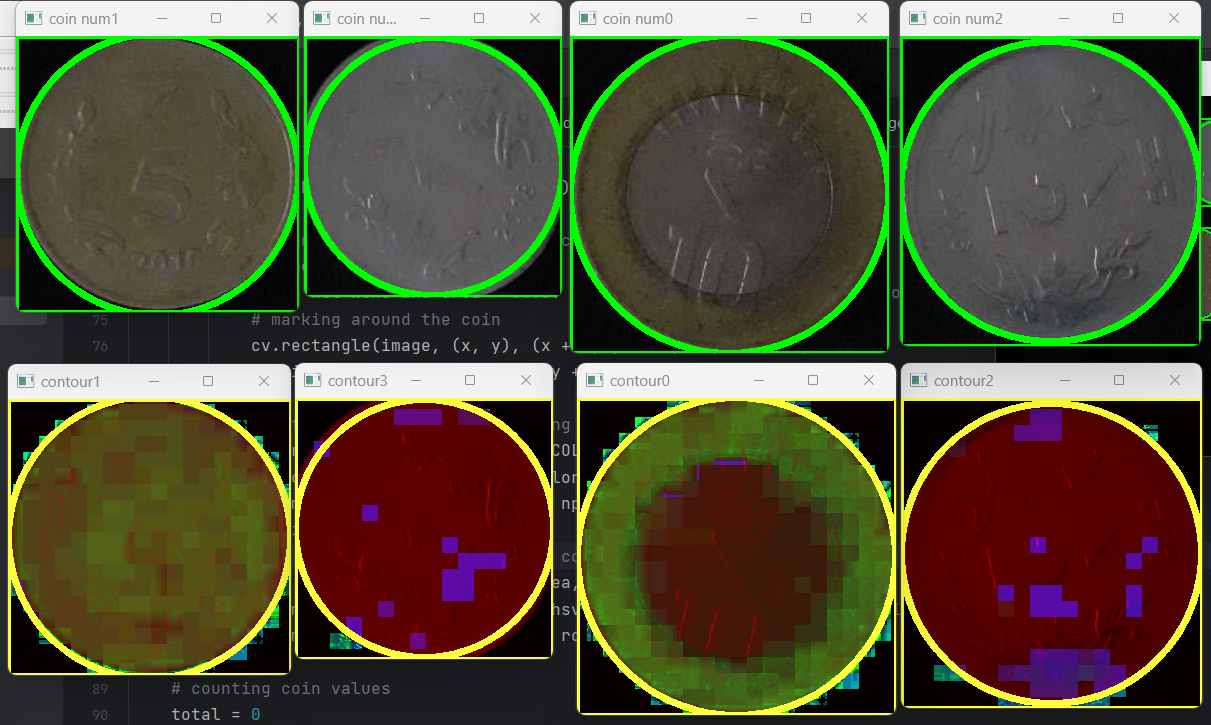
#> input picture images/all low light.png, 1211 x 725 px, given in place of video, which was not available
$ python test.py
#> lines starting #> are read from the running program, lines starting #| are printed output that depends on the picture; after the words box and inside, x2 and y2 are one past the last pixel; in counts of white or black regions, pixels touching at a corner belong together; pictures that were not available may be replaced by others from this repository, and a replacement may not be noted
import cv2 as cv
import numpy as np

# creating video capture object (ip webcam)
cap = cv.VideoCapture('http://192.168.1.71:8080/video')
# resizing the output window
cv.namedWindow('out', cv.WINDOW_NORMAL)
cv.resizeWindow('out', 640, 360)


def empty(a):  # function used as the parameter for cv.createTrackbar
    pass


# creating window for setting Canny thresholds by trackbar
cv.namedWindow('canny', cv.WINDOW_NORMAL)
cv.resizeWindow('canny', 500, 50)
cv.createTrackbar('st', 'canny', 46, 255, empty)
cv.createTrackbar('en', 'canny', 255, 255, empty)

# [11 lines of commented-out code are left out]
colors = {
    'gold': ((45, 50, 80), (50, 100, 100)),
    'silver': ((0, 0, 75), (255, 30, 90))
}

# capturing continuous images
while cap.isOpened():
    # reading current frame
    ret, image = cap.read()
#> image is the input picture: shape (725, 1211, 3); mean B, G, R 55.3, 79.6, 83

    # converting to grayscale
    t1, t2 = cv.getTrackbarPos('st', 'canny'), cv.getTrackbarPos('en', 'canny')
    grey = cv.cvtColor(image, cv.COLOR_BGR2GRAY)

    # Gaussian blur to reduce noise
    blur = cv.GaussianBlur(grey, (5, 5), 5)

    # canny edge detection
    canny = cv.Canny(blur, t1, t2)
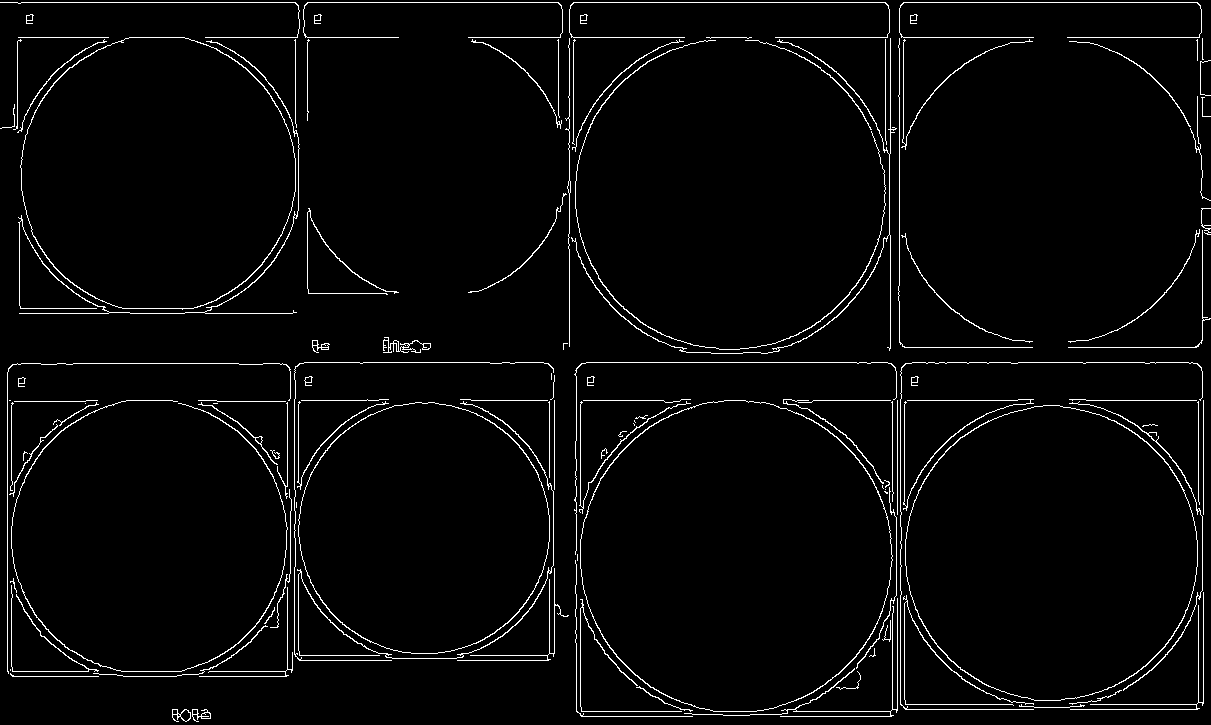
#> canny: shape (725, 1211); 3.1% white in thin lines or dots

    # applying some morphological operations
    kernel = np.ones((3, 3), np.uint8)  # kernel for dilation
    img = cv.dilate(canny, kernel, iterations=2)
#> img: shape (725, 1211); 15.3% white; 16 white regions, largest, box (x1, y1, x2, y2) and area: (0, 0, 1211, 356) 49551, (572, 360, 1206, 719) 42870, (5, 360, 571, 679) 34820
    img = cv.morphologyEx(img, cv.MORPH_CLOSE, kernel)
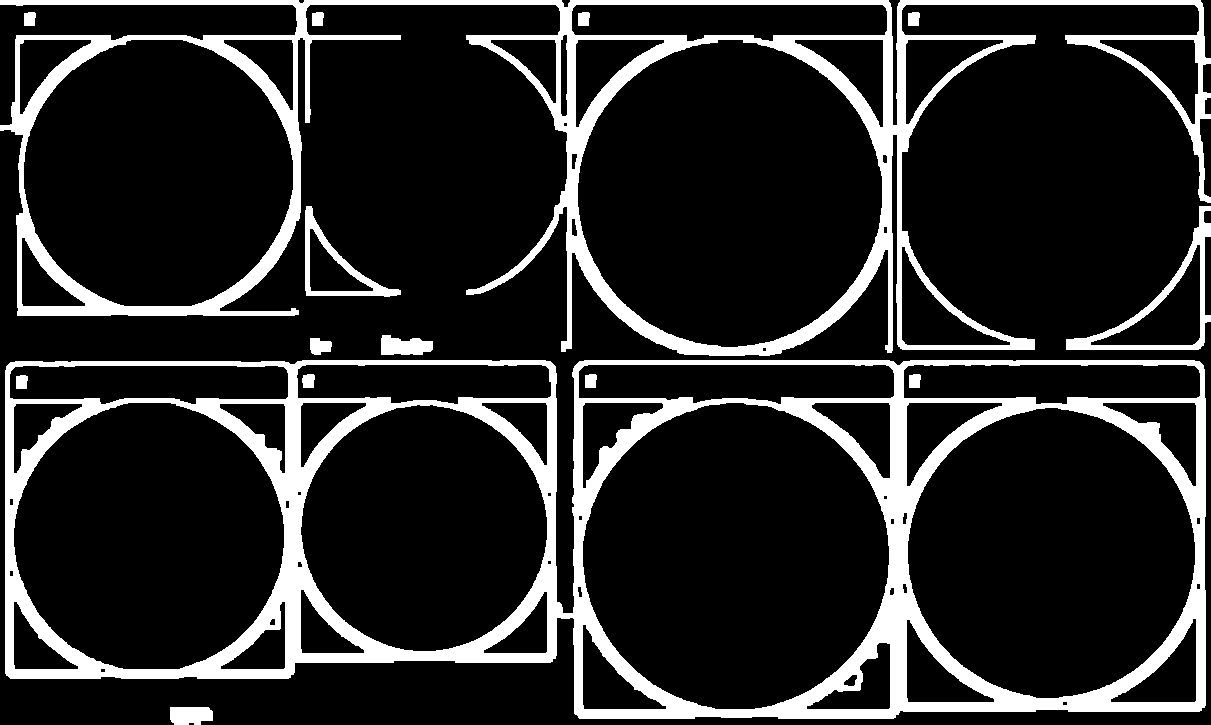
#> img: shape (725, 1211); 15.7% white; 15 white regions

    # finding contours
    contours, hierarchy = cv.findContours(img, cv.RETR_EXTERNAL, cv.CHAIN_APPROX_SIMPLE)
#> contours = 10 contours; largest, box (x1, y1, x2, y2) and area: (5, 360, 1206, 719) 393856, (0, 0, 1211, 356) 211000, (1066, 206, 1211, 350) 6494, (305, 206, 401, 297) 3274, (381, 335, 433, 355) 733

    # detecting the coins
    coins = []
    for i, contour in enumerate(contours):
        # approximating the contour shape (circle)
        area = cv.contourArea(contour)
        perimeter = cv.arcLength(contour, closed=True)
        epsilon = perimeter * 0.02
        approx = cv.approxPolyDP(contour, epsilon, closed=True)

        # getting dimensions of the contour detected (x-axis, y-axis, width, height)
        x, y, w, h = cv.boundingRect(approx)

        # differentiating contour(coin) by color
        roi = image[y:y + h, x:x + w]
        if roi is not None and area > 5000:  # area set to a min threshold to increase accuracy
            # marking around the coin
            cv.rectangle(image, (x, y), (x + w, y + h), (0, 255, 0), 3)
            cv.circle(image, (x + w // 2, y + h // 2), (w // 2), (0, 255, 0), 5)

            # getting hsv image for checking color
            hsv_roi = cv.cvtColor(roi, cv.COLOR_BGR2HSV)
            for coin, (lower, upper) in colors.items():
                mask = cv.inRange(hsv_roi, np.array(lower), np.array(upper))
                if np.any(mask):
                    # add to coins list if color matched
                    coins.append((coin, area, x, y, w, h))
#> this loop made 10 passes
#> (area, perimeter, epsilon, x, y, w, h) on passes 1, 2, 3, 4, 7, 8, 9, 10: (635.5, 116.7, 2.33, 170, 707, 43, 18), (393855.5, 3748.4, 74.97, 6, 361, 1200, 345), (255.5, 69.9, 1.4, 310, 338, 21, 17), (733, 140.6, 2.81, 381, 335, 52, 20), (131.5, 46.24, 0.925, 908, 12, 12, 14), (131.5, 46.24, 0.925, 312, 12, 12, 14), (131.5, 46.24, 0.925, 24, 12, 12, 14), (211000.5, 7393.5, 147.9, 0, 0, 1211, 353)
#> (area, perimeter, epsilon, approx, x, y, w, h) on passes 5 to 6: (6493.5, 545.5, 10.91, [[1210, 206], [1146, 307], [1066, 349], [1200, 348]], 1066, 206, 145, 144), (3273.5, 330.8, 6.62, [[306, 206], [306, 295], [400, 294], [343, 259]], 306, 206, 95, 90)
#> hsv_roi: shape (353, 1211, 3); mean H, S, V 27.4, 57.6, 103.3
#> image: shape (725, 1211, 3); 5.77% of pixels changed, all inside (x1, y1, x2, y2) = (0, 0, 1211, 725)
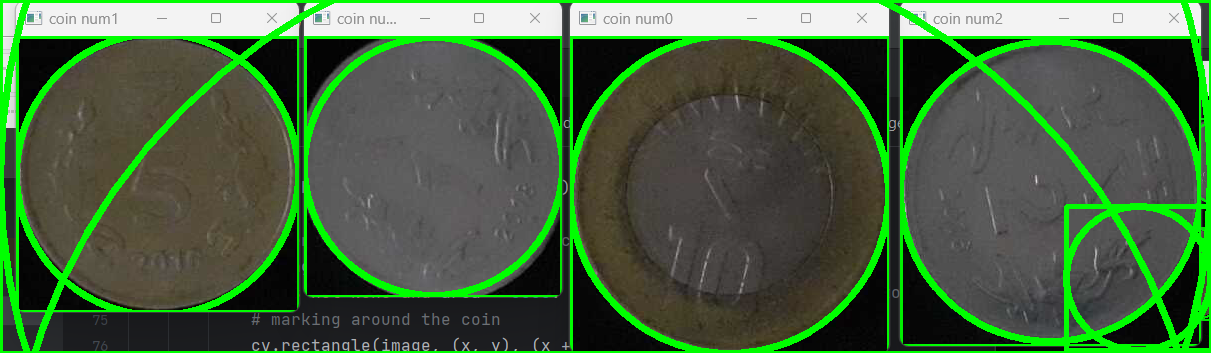
#> roi: shape (353, 1211, 3); mean B, G, R 65.6, 100.9, 71.6
#> after the loop, coins = [('silver', 393855.5, 6, 361, 1200, 345), ('silver', 6493.5, 1066, 206, 145, 144), ('silver', 211000.5, 0, 0, 1211, 353)]
            # cv.imshow('contour' + str(i), hsv_roi)  # to see the detected coins in hsv

    # counting coin values
    total = 0
    for coin, area, x, y, w, h in coins:
        # differentiating based on size and displaying the value
        if area > 70000:
            total += 10
            cv.putText(image, "10", (x + w // 2, y + h // 2), cv.FONT_HERSHEY_SIMPLEX, 3, (0, 255, 255), 10)
        elif 57000 < area < 59000:
            total += 2
            cv.putText(image, "2", (x + w // 2, y + h // 2), cv.FONT_HERSHEY_SIMPLEX, 3, (0, 0, 255), 10)
        elif 52000 < area < 56000 and coin == 'gold':
            total += 5
            cv.putText(image, "5", (x + w // 2, y + h // 2), cv.FONT_HERSHEY_SIMPLEX, 3, (0, 255, 255), 10)
        elif 50000 > area and coin == 'silver':
            total += 1
            cv.putText(image, "1", (x + w // 2, y + h // 2), cv.FONT_HERSHEY_SIMPLEX, 3, (0, 0, 255), 10)
#> this loop made 3 passes
#> (area, x, y, w, h, total) on passes 1 to 3: (393855.5, 6, 361, 1200, 345, 10), (6493.5, 1066, 206, 145, 144, 11), (211000.5, 0, 0, 1211, 353, 21)
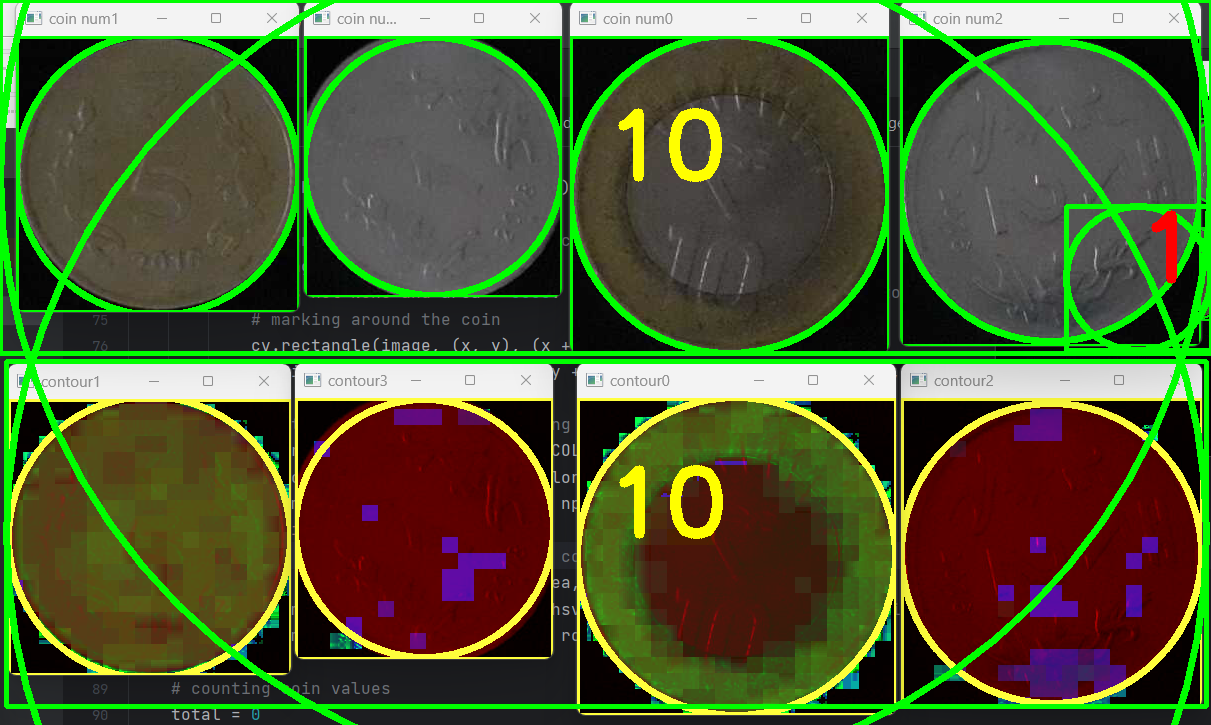
#> image: shape (725, 1211, 3); mean B, G, R 51.4, 91.1, 80.1
#> after the loop, total = 21

    # displaying total value
    cv.putText(image, "total = " + str(total), (50, 150), cv.FONT_HERSHEY_SIMPLEX, 3, (0, 255, 255), 8)
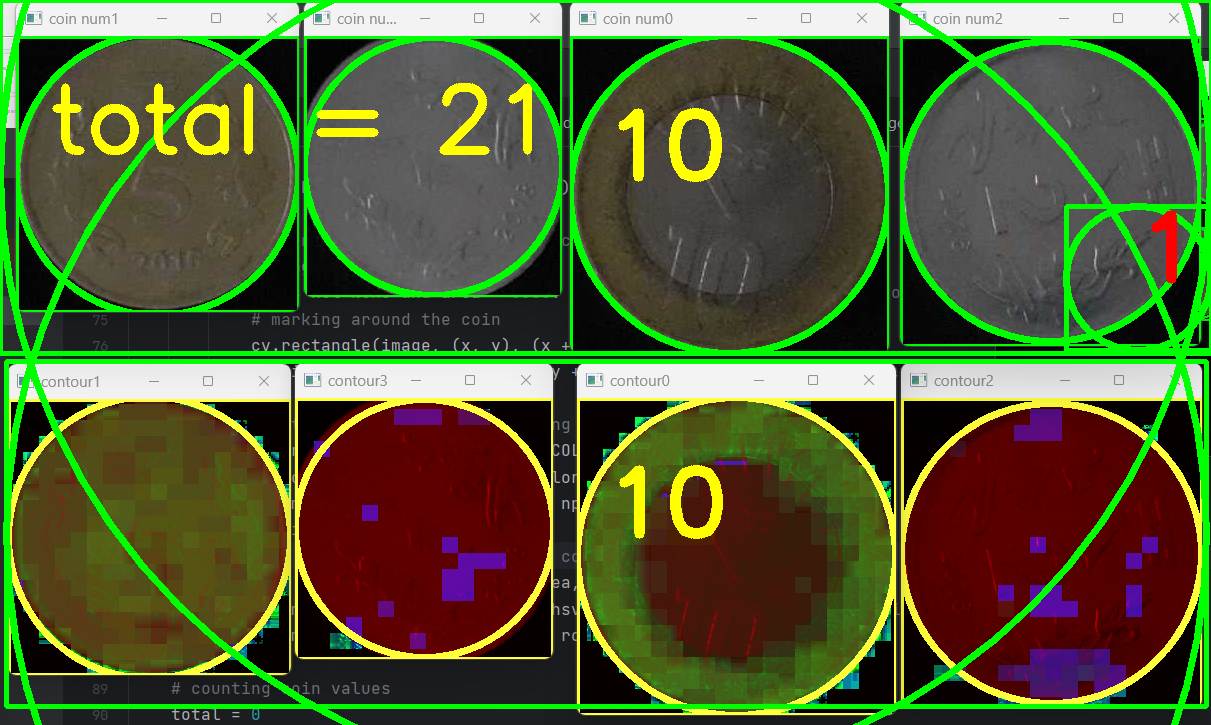
#> image: shape (725, 1211, 3); 0.92% of pixels changed, all inside (x1, y1, x2, y2) = (52, 83, 532, 155)

    # [18 lines of commented-out code are left out]
    cv.imshow('out', image)  # output image
    # cv.imshow('canny', img)  # canny edge
    # cv.imshow('mask',mask)  # mask applied
    # cv.imshow('res',res)  # output after applying mask

    # exit the loop by pressing 'q'
    if cv.waitKey(1) == ord('q'):
#> (key q is pressed here)
        break

# release video capture object
cap.release()
cv.destroyAllWindows()

# green = np.uint8([[[172,146,133]]])
# hsv_green = cv.cvtColor(green,cv.COLOR_BGR2HSV)
# print( hsv_green )
